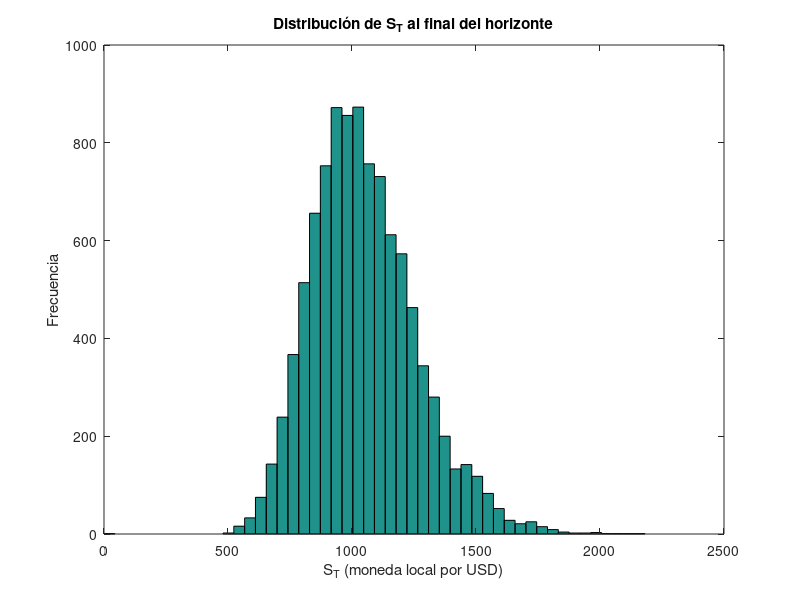

This chart was generated by the following MATLAB code:
% Leer valores finales
data = dlmread('valores_finales.csv', ',');
ST = data(:, 2);

figure;
hist(ST, 50);
xlabel('S_T (moneda local por USD)');
ylabel('Frecuencia');
title('Distribución de S_T al final del horizonte');

% Estadísticas
mean_ST = mean(ST);
std_ST = std(ST);
p5 = prctile(ST, 5);
p95 = prctile(ST, 95);

disp(['E[S_T] = ', num2str(mean_ST)]);
disp(['SD[S_T] = ', num2str(std_ST)]);
disp(['5%  = ', num2str(p5)]);
disp(['95% = ', num2str(p95)]);
